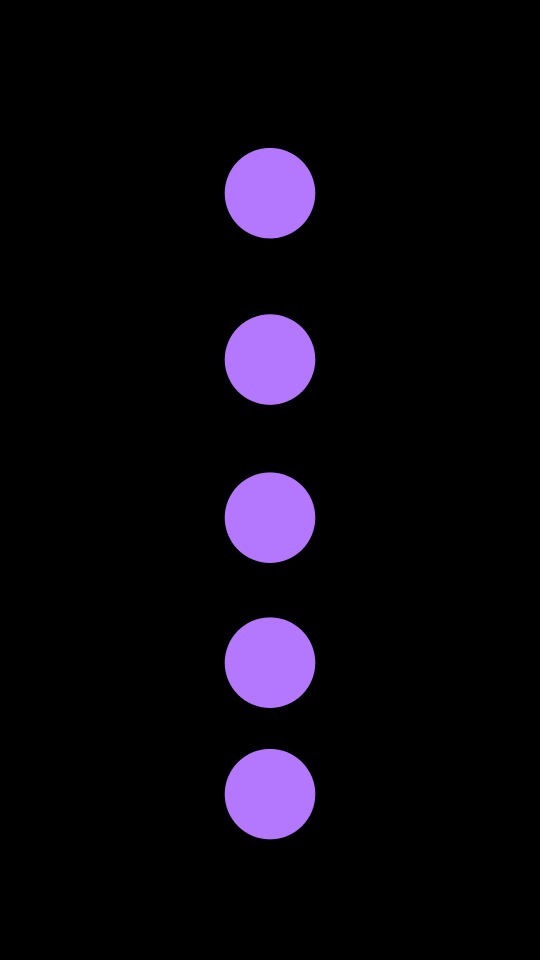
Frame 1 (no input)
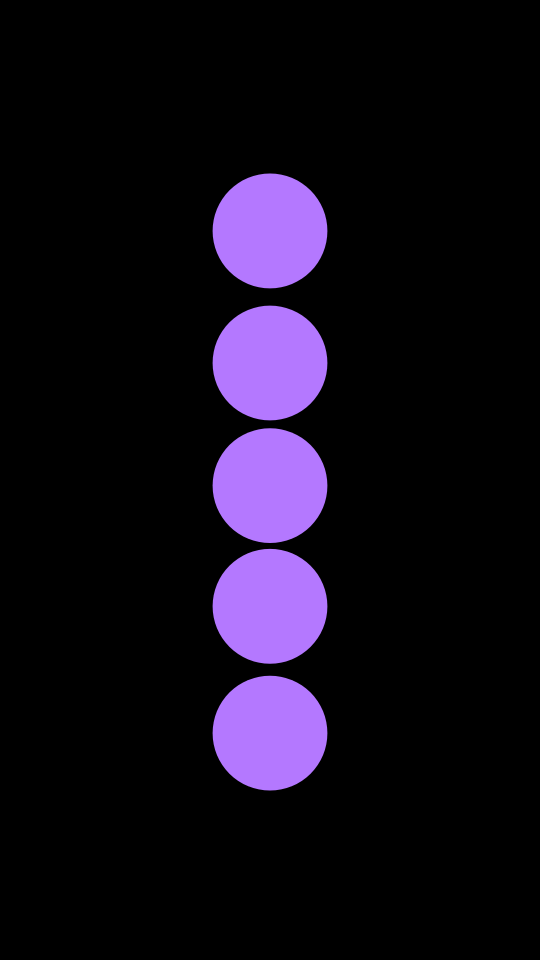
Frame 60 (no input)
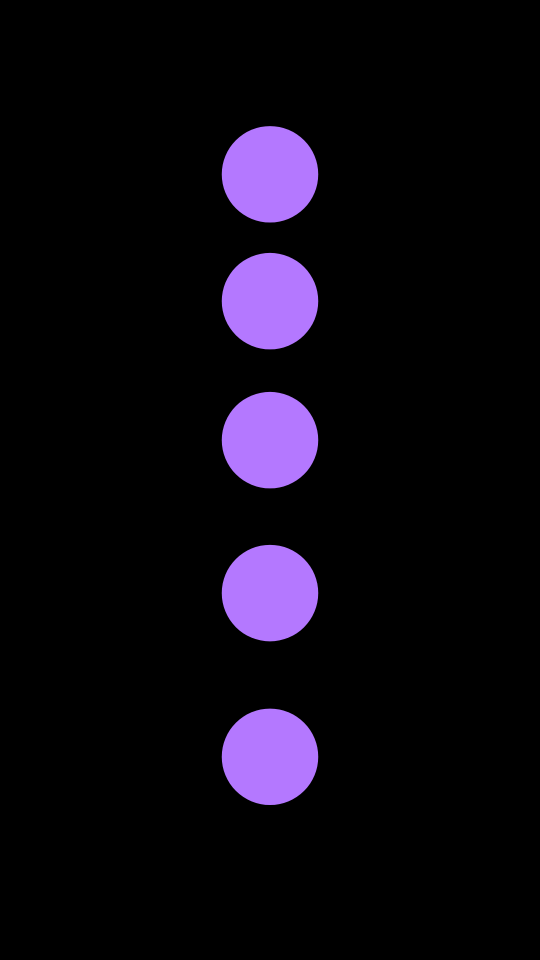
Frame 120 (the mouse pressed at the canvas centre since frame 60)

The p5.js sketch that drew these frames (run headless with seeded random() and noise() and a simulated clock; from frame 60 on, the mouse is pressed at the canvas centre):

// p5.js sketch
// ── sketch.js
function setup() {
  createCanvas(540, 960);
  pixelDensity(2);
  noStroke();
}

function draw() {
  background(0);

  let s = sizeValue();
  let count = 5;
  let t = frameCount * 0.03;

  for (let i = 0; i < count; i++) {
    let y = vert(i, count);
    drawCircle(y, s, i, t);
  }
}

// calculate vertical position
function vert(i, count) {
  return map(i, 0, count - 1, height * 0.2, height * 0.8);
}

// shared breathing size
function sizeValue() {
  return 90 + sin((frameCount * 0.03) * 0.8) * 25;
}

// draw one circle
function drawCircle(y, size, i, t) {
  let offset = i * 0.6;
  let motion = sin(t + offset) * 40;

  fill(180, 120, 255);
  circle(width / 2, y + motion, size);
}
